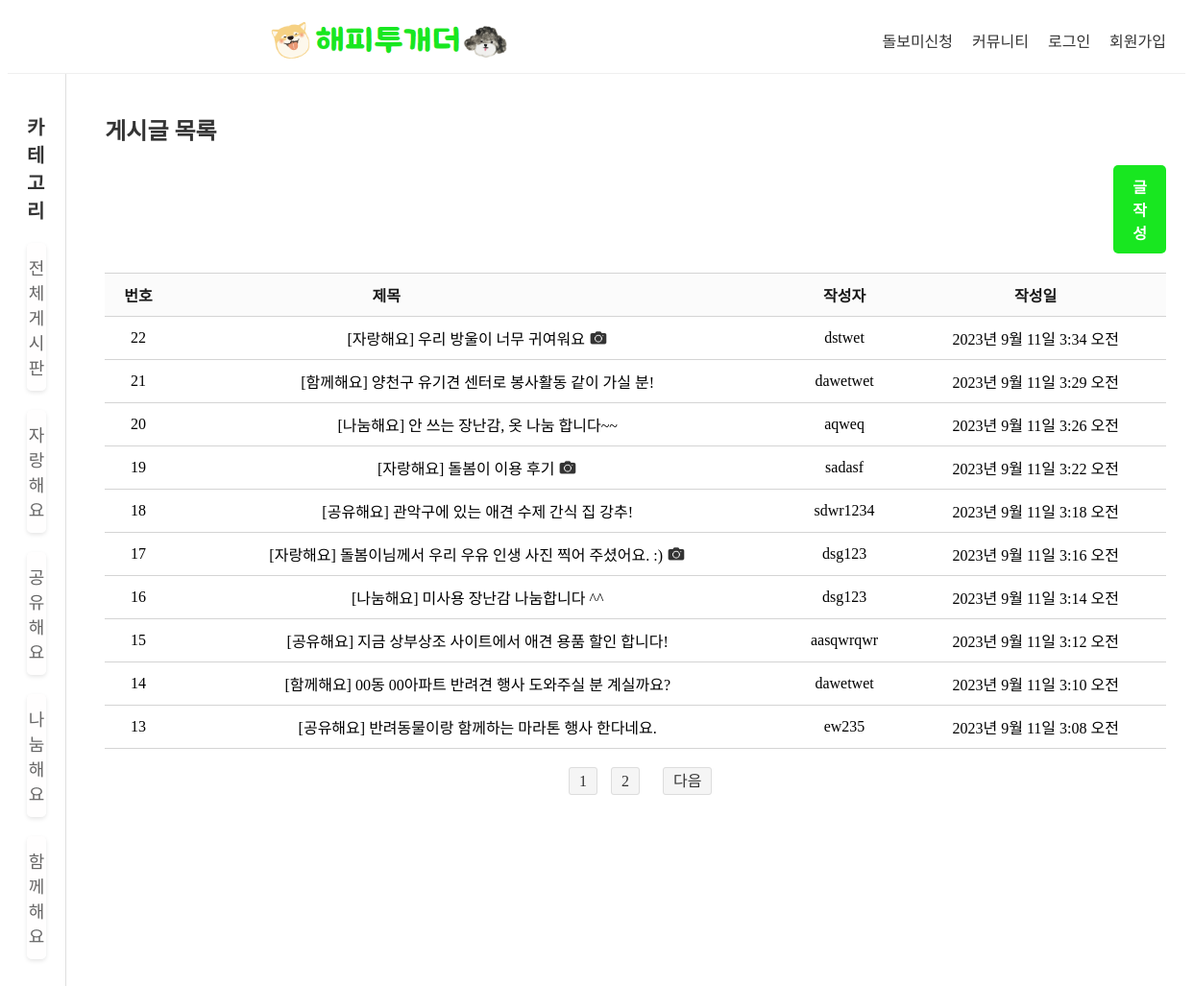
/community/, run on the app's committed database.
### app/models.py (models this page shows, shortened)
class Post(models.Model):
    title = models.CharField(max_length=200)
    content = models.TextField()
    image = models.ImageField(upload_to='post_images/', blank=True, null=True)
    created_at = models.DateTimeField(auto_now_add=True)
    author = models.ForeignKey(CustomUser, on_delete=models.SET_NULL, null=True)

class CustomUser(AbstractUser):
    GENDER_CHOICES = (
        ('남', '남'),
        ('여', '여'),
    )
    USER_TYPE_CHOICES = (
        ('user', '사용자'),
        ('sitter', '돌봄이')
    )
    LOCAL_CHOICES = (
        ('지역을 선택하세요.', '지역을 선택하세요.'),
        ('강남구', '강남구'),
        ('강동구', '강동구'),
        ('강북구', '강북구'),
        ('강서구', '강서구'),
        ('관악구', '관악구'),
        ('광진구', '광진구'),
        ('구로구', '구로구'),
        ('금천구', '금천구'),
        ('노원구', '노원구'),
        ('도봉구', '도봉구'),
        ('동대문구', '동대문구'),
        ('동작구', '동작구'),
        ('마포구', '마포구'),
        ('서대문구', '서대문구'),
        ('서초구', '서초구'),
        ('성동구', '성동구'),
        ('성북구', '성북구'),
        ('송파구', '송파구'),
        ('양천구', '양천구'),
        ('영등포구', '영등포구'),
        ('용산구', '용산구'),
        ('은평구', '은평구'),
        ('종로구', '종로구'),
        ('중구', '중구'),
        ('중랑구', '중랑구'),
    )
    birth_date = models.DateField(null=True, blank=True)
    gender = models.CharField(max_length=1, choices=GENDER_CHOICES, null=True, blank=True)
    phone_number = models.CharField(max_length=15, null=True, blank=True)
    email = models.EmailField(unique=True)
    user_type = models.CharField(max_length=10, choices=USER_TYPE_CHOICES, default='user')
    local = models.CharField(max_length=10, choices=LOCAL_CHOICES, default='지역을 선택하세요.')
    groups = models.ManyToManyField(Group, blank=True, related_name='customuser_set')
    user_permissions = models.ManyToManyField(Permission, blank=True, related_name='customuser_set')
    def __str__(self):
        return self.username

### app/views.py (the view)
# urls.py: path('community/', views.community, name='community'),
def community(request):
    all_posts = Post.objects.all().order_by('-created_at')
    paginator = Paginator(all_posts, 10)
    page_number = request.GET.get('page', 1)
    page_posts = paginator.get_page(page_number)
    return render(request, 'community.html', {'posts': page_posts})

### app/templates/community.html (shortened to what this page needs)
{% extends 'base.html' %}
{% load static %}
{% block content %}
<link rel="stylesheet" type="text/css" href="{% static 'style6.css' %}">
<div class="category-container">
    <div class="category-sidebar">
        <h3 class="category-title">카테고리</h3>
        <ul class="category-list">
            <li class="category-item">
                <button class="category-button" href="{% url 'community' %}">전체 게시판</button>
            </li>
            <li class="category-item">
                <button class="category-button">자랑해요</button>
            </li>
            <li class="category-item">
                <button class="category-button">공유해요</button>
            </li>
            <li class="category-item">
                <button class="category-button">나눔해요</button>
            </li>
            <li class="category-item">
                <button class="category-button">함께해요</button>
            </li>
        </ul>
    </div>
    <div class="community-content">
        <h2 class="community-title">게시글 목록</h2>
        <a href="{% url 'create_post' %}" class="create-post-link">글작성</a>
        <table class="post-table">
            <thead>
                <tr>
                    <th class="post-header">번호</th>
                    <th class="post-header" style="padding-right: 200px;">제목</th>
                    <th class="post-header">작성자</th>
                    <th class="post-header">작성일</th>
                </tr>
            </thead>
            <tbody>
                {% for post in posts %}
                <tr class="post-row">
                    <td class="post-data post-number">{{ post.id }}</td>
                    <td class="post-data post-title">
                        <a class="post-link" href="{% url 'post_detail' post.pk %}">{{ post.title }}</a>
                        {% if post.image %}
                        <img src="{% static 'camera.png' %}" class="post-image" width="20" height="15">
                        {% endif %}
                    </td>
                    <td class="post-data post-author">{{ post.author }}</td>
                    <td class="post-data post-date">{{ post.created_at }}</td>
                </tr>
                {% endfor %}
            </tbody>
        </table>
        <div class="pagination">
            <span class="step-links">
                <span class="current-page">
                    {% for i in posts.paginator.page_range %}
                        <a href="?page={{ i }}" class="{% if i == posts.number %}active{% endif %}">{{ i }}</a>
                    {% endfor %}
                </span>
                {% if posts.has_next %}
                <a href="?page={{ posts.next_page_number }}">다음</a>
                {% endif %}
            </span>
        </div>
    </div>
</div>
{% endblock %}

### app/templates/base.html (shortened to what this page needs)
{% load static %}
<!DOCTYPE html>
<html lang="en">
<head>
    <link rel="stylesheet" type="text/css" href="{% static 'style0.css' %}">
</head>
<body style="overflow-x: hidden">
<div class="navbar">
    <div class="logo-container">
        <a href="{% url 'index' %}">
            <img src="{% static 'logo.png' %}" class="logo">
        </a>
    </div>
    <ul class="menu">
        <li class="menu-item"><a href="{% url 'sitterapplication' %}">돌보미신청</a></li>
        <li class="menu-item"><a href="{% url 'community' %}">커뮤니티</a></li>
        {% if user.is_authenticated %}
            <li class="menu-item"><a href="{% url 'logout' %}">로그아웃</a></li>
            {% if user.user_type == 'user' %}
                <li class="menu-item"><a href="{% url 'user_profile' %}">내정보</a></li>
            {% elif user.user_type == 'sitter' %}
                <li class="menu-item"><a href="{% url 'sitter_profile' %}">내정보</a></li>
            {% endif %}
        {% else %}
            <li class="menu-item"><a href="{% url 'login' %}">로그인</a></li>
            <li class="menu-item"><a href="{% url 'signup' %}">회원가입</a></li>
        {% endif %}
    </ul>
</div>
{% block content %}{% endblock %}
</body>
</html>

### static/style0.css (style rules this page uses)
.menu { list-style: none; display: flex; gap: 20px; margin: 0; }
.menu-item a { text-decoration: none; color: #364040; }
.navbar { display: flex; justify-content: space-between; align-items: center; padding: 10px 20px; background-color: white; border-bottom: 0.50px #EFEFEF solid; }
.logo { width: 250px; height: auto; }
.logo-container { display: flex; align-items: center; margin-left: 250px; }
.menu-item a { color: #333; text-decoration: none; transition: color 0.5s; }

### static/style6.css (style rules this page uses)
.category-container { display: flex; max-width: 1400px; margin: 0 auto; }
.category-sidebar { flex: 1; padding: 20px; max-width: 150px; margin-right: 20px; border-right: 1px solid #dfdfdf; }
.category-title { color: #333; font-size: 20px; margin-bottom: 20px; }
.category-list { list-style: none; padding: 0; }
.category-item { margin-top: 20px; }
.category-button { font-size: 18px; border: none; background-color: #fffefea3; color: #666666; cursor: pointer; transition: background-color 0.3s, color 0.3s, box-shadow 0.3s; padding: 12px 0; width: 100%; border-radius: 5px; box-shadow: 0 2px 4px rgba(0, 0, 0, 0.1); display: block; }
.community-content { flex: 2; padding: 20px; max-width: 2000px; }
.community-title { color: #333; font-size: 24px; }
.create-post-link { display: inline-block; padding: 10px 20px; margin-bottom: 20px; background: #18E720; color: white; border: none; margin-left: 1050px; border-radius: 5px; font-size: 16px; font-weight: bold; text-decoration: none; transition: background-color 0.3s ease; }
.post-table { width: 100%; border-collapse: collapse; }
.post-header { background-color: #f8f8f895; color: #1a1a1a; text-align: center; padding: 10px; border-top: 1px solid #d4d4d4; border-bottom: 1px solid #d4d4d4; }
.post-link { text-decoration: none; color: inherit; }
.post-number, .post-title, .post-author, .post-date { padding: 10px; text-decoration: none; border-bottom: 1px solid #d4d4d4; text-align: center; color: inherit; }
.pagination { display: flex; justify-content: center; align-items: center; margin-top: 20px; }
.step-links a { text-decoration: none; margin: 0 5px; padding: 5px 10px; background-color: #f5f5f5; color: #333; border: 1px solid #ddd; border-radius: 3px; transition: background-color 0.3s, color 0.3s, border 0.3s; }
.current-page { margin: 0 10px; }

### data on the page
Post: id "22", title "[자랑해요] 우리 방울이 너무 귀여워요", author "dstwet", created_at "2023년 9월 11일 3:34 오전"
Post: id "21", title "[함께해요] 양천구 유기견 센터로 봉사활동 같이 가실 분!", author "dawetwet", created_at "2023년 9월 11일 3:29 오전"
Post: id "20", title "[나눔해요] 안 쓰는 장난감, 옷 나눔 합니다~~", author "aqweq", created_at "2023년 9월 11일 3:26 오전"
Post: id "19", title "[자랑해요] 돌봄이 이용 후기", author "sadasf", created_at "2023년 9월 11일 3:22 오전"
Post: id "18", title "[공유해요] 관악구에 있는 애견 수제 간식 집 강추!", author "sdwr1234", created_at "2023년 9월 11일 3:18 오전"
Post: id "17", title "[자랑해요] 돌봄이님께서 우리 우유 인생 사진 찍어 주셨어요. :)", author "dsg123", created_at "2023년 9월 11일 3:16 오전"
Post: id "16", title "[나눔해요] 미사용 장난감 나눔합니다 ^^", author "dsg123", created_at "2023년 9월 11일 3:14 오전"
Post: id "15", title "[공유해요] 지금 상부상조 사이트에서 애견 용품 할인 합니다!", author "aasqwrqwr", created_at "2023년 9월 11일 3:12 오전"
Post: id "14", title "[함께해요] 00동 00아파트 반려견 행사 도와주실 분 계실까요?", author "dawetwet", created_at "2023년 9월 11일 3:10 오전"
Post: id "13", title "[공유해요] 반려동물이랑 함께하는 마라톤 행사 한다네요.", author "ew235", created_at "2023년 9월 11일 3:08 오전"

### other printed values
{{ i }} "1" "2"
